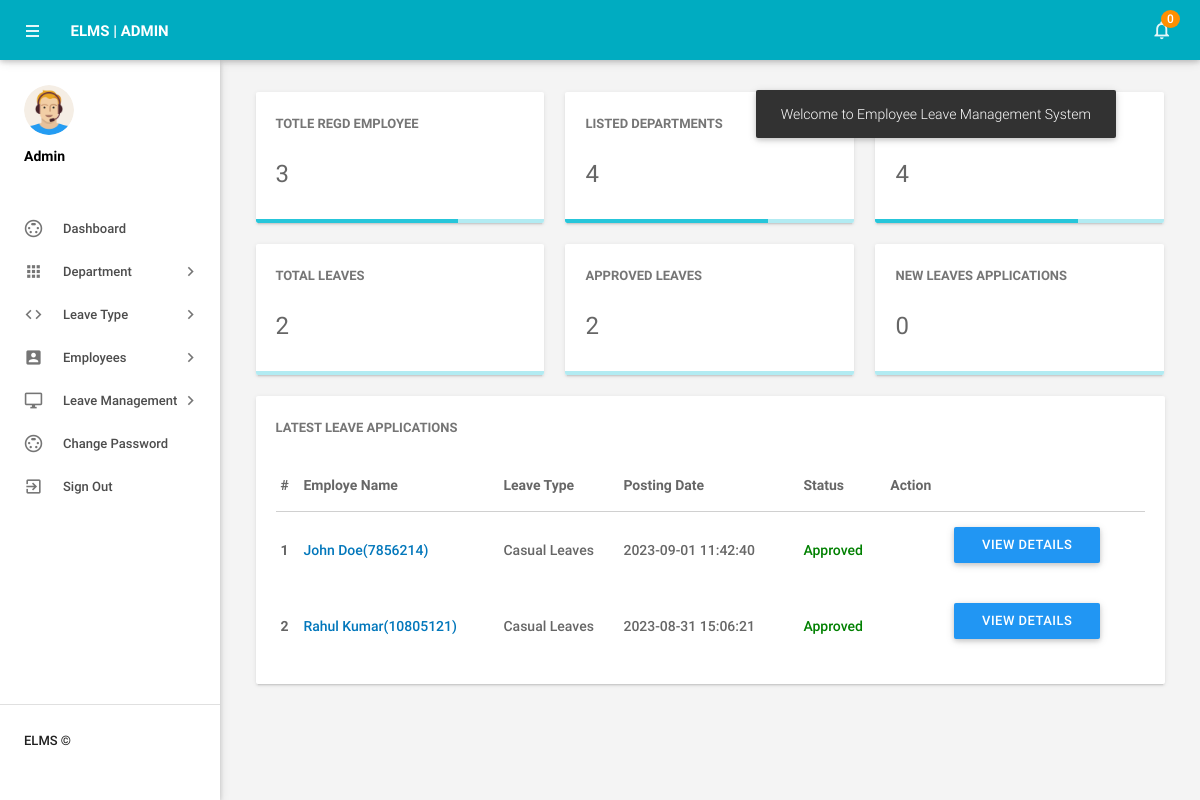
/admin/dashboard.php (signed in), run on an earlier commit of the app's database.
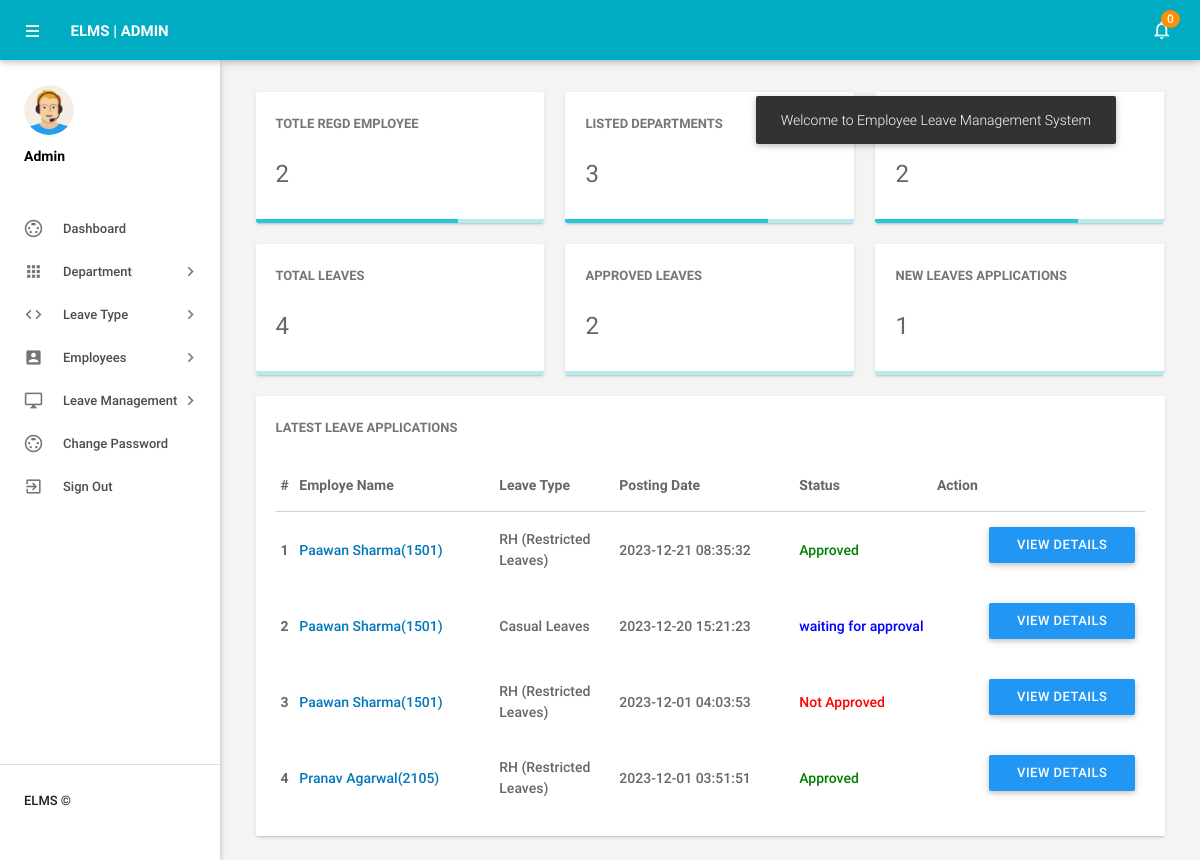
And on a later commit of the database.
### tables this page shows
CREATE TABLE `tblleaves` (
  `id` int(11) NOT NULL,
  `LeaveType` varchar(110) DEFAULT NULL,
  `ToDate` varchar(120) DEFAULT NULL,
  `FromDate` varchar(120) DEFAULT NULL,
  `Description` mediumtext DEFAULT NULL,
  `PostingDate` timestamp NULL DEFAULT current_timestamp(),
  `AdminRemark` mediumtext DEFAULT NULL,
  `AdminRemarkDate` varchar(120) DEFAULT NULL,
  `Status` int(1) DEFAULT NULL,
  `IsRead` int(1) DEFAULT NULL,
  `empid` int(11) DEFAULT NULL
);

CREATE TABLE `tblemployees` (
  `id` int(11) NOT NULL,
  `EmpId` varchar(100) NOT NULL,
  `FirstName` varchar(150) DEFAULT NULL,
  `LastName` varchar(150) DEFAULT NULL,
  `EmailId` varchar(200) DEFAULT NULL,
  `Password` varchar(180) DEFAULT NULL,
  `Gender` varchar(100) DEFAULT NULL,
  `Dob` varchar(100) DEFAULT NULL,
  `Department` varchar(255) DEFAULT NULL,
  `Address` varchar(255) DEFAULT NULL,
  `City` varchar(200) DEFAULT NULL,
  `Country` varchar(150) DEFAULT NULL,
  `Phonenumber` char(11) DEFAULT NULL,
  `Status` int(1) DEFAULT NULL,
  `RegDate` timestamp NULL DEFAULT current_timestamp()
);

### admin/dashboard.php (the view, shortened to what the changed rows need)
<?php
include('includes/config.php');
if(strlen($_SESSION['alogin'])==0)
    {
header('location:index.php');
}
else{
?>
<!DOCTYPE html>
<html lang="en">
    <head>
        <link type="text/css" rel="stylesheet" href="../assets/plugins/materialize/css/materialize.min.css"/>
        <link href="../assets/plugins/metrojs/MetroJs.min.css" rel="stylesheet">
        <link href="../assets/plugins/weather-icons-master/css/weather-icons.min.css" rel="stylesheet">
        <link href="../assets/css/alpha.min.css" rel="stylesheet" type="text/css"/>
        <link href="../assets/css/custom.css" rel="stylesheet" type="text/css"/>
    </head>
    <body>
           <?php include('includes/header.php');?>
       <?php include('includes/sidebar.php');?>
            <main class="mn-inner">
                <div class="">
                    <div class="row no-m-t no-m-b">
                        <a href="manageemployee.php" target="blank">
                    <div class="col s12 m12 l4">
                        <div class="card stats-card">
                            <div class="card-content">
                                <span class="card-title">Totle Regd Employee</span>
                                <span class="stats-counter">
<?php
$sql = "SELECT id from tblemployees";
$query = $dbh -> prepare($sql);
$query->execute();
$empcount=$query->rowCount();
?>
                                    <span class="counter"><?php echo htmlentities($empcount);?></span></span>
                            </div>
                           <div class="progress stats-card-progress">
                                <div class="determinate" style="width: 70%"></div>
                            </div>
                        </div>
                    </div></a>
                           <a href="managedepartments.php" target="blank">
                        <div class="col s12 m12 l4">
                        <div class="card stats-card">
                            <div class="card-content">
                                <span class="card-title">Listed Departments </span>
    <?php
$sql = "SELECT id from tbldepartments";
$query = $dbh -> prepare($sql);
$query->execute();
$dptcount=$query->rowCount();
?>
                                <span class="stats-counter"><span class="counter"><?php echo htmlentities($dptcount);?></span></span>
                            </div>
                             <div class="progress stats-card-progress">
                                <div class="determinate" style="width: 70%"></div>
                            </div>
                        </div>
                    </div></a>
                      <a href="manageleavetype.php" target="blank">
                    <div class="col s12 m12 l4">
                        <div class="card stats-card">
                            <div class="card-content">
                                <span class="card-title">Listed leave Type</span>
                                    <?php
$sql = "SELECT id from  tblleavetype";
$query = $dbh -> prepare($sql);
$query->execute();
$leavtypcount=$query->rowCount();
?>
                                <span class="stats-counter"><span class="counter"><?php echo htmlentities($leavtypcount);?></span></span>
                            </div>
                            <div class="progress stats-card-progress">
                                <div class="determinate" style="width: 70%"></div>
                            </div>
                        </div>
                    </div></a>
                    <a href="leaves.php" target="blank">
                    <div class="col s12 m12 l4">
                        <div class="card stats-card">
                            <div class="card-content">
                                <span class="card-title">Total Leaves</span>
                                    <?php
$sql = "SELECT id from  tblleaves";
$query = $dbh -> prepare($sql);
$query->execute();
$totalleaves=$query->rowCount();
?>
                                <span class="stats-counter"><span class="counter"><?php echo htmlentities($totalleaves);?></span></span>
                            </div>
                            <div class="progress stats-card-progress">
                            </div>
                        </div>
                    </div></a>
     <a href="approvedleave-history.php" target="blank">
                    <div class="col s12 m12 l4">
                        <div class="card stats-card">
                            <div class="card-content">
                                <span class="card-title">Approved Leaves</span>
                                    <?php
$sql = "SELECT id from  tblleaves where Status=1";
$query = $dbh -> prepare($sql);
$query->execute();
$approvedleaves=$query->rowCount();
?>
                                <span class="stats-counter"><span class="counter"><?php echo htmlentities($approvedleaves);?></span></span>
                            </div>
                            <div class="progress stats-card-progress">
                            </div>
                        </div>
                    </div></a>
     <a href="pending-leavehistory.php" target="blank">
                    <div class="col s12 m12 l4">
                        <div class="card stats-card">
                            <div class="card-content">
                                <span class="card-title">New Leaves Applications</span>
                                    <?php
$sql = "SELECT id from  tblleaves where Status=0";
$query = $dbh -> prepare($sql);
$query->execute();
$approvedleaves=$query->rowCount();
?>
                                <span class="stats-counter"><span class="counter"><?php echo htmlentities($approvedleaves);?></span></span>
                            </div>
                            <div class="progress stats-card-progress">
                            </div>
                        </div>
                    </div></a>
                </div>
                    <div class="row no-m-t no-m-b">
                        <div class="col s15 m12 l12">
                            <div class="card invoices-card">
                                <div class="card-content">
                                    <span class="card-title">Latest Leave Applications</span>
                             <table id="example" class="display responsive-table ">
                                    <thead>
                                        <tr>
                                            <th>#</th>
                                            <th width="200">Employe Name</th>
                                            <th width="120">Leave Type</th>
                                             <th width="180">Posting Date</th>
                                            <th>Status</th>
                                            <th align="center">Action</th>
                                        </tr>
                                    </thead>
                                    <tbody>
<?php $sql = "SELECT tblleaves.id as lid,tblemployees.FirstName,tblemployees.LastName,tblemployees.EmpId,tblemployees.id,tblleaves.LeaveType,tblleaves.PostingDate,tblleaves.Status from tblleaves join tblemployees on tblleaves.empid=tblemployees.id order by lid desc limit 6";
$query = $dbh -> prepare($sql);
$query->execute();
$results=$query->fetchAll(PDO::FETCH_OBJ);
$cnt=1;
if($query->rowCount() > 0)
{
foreach($results as $result)
{
      ?>
                                        <tr>
                                            <td> <b><?php echo htmlentities($cnt);?></b></td>
                                              <td><a href="editemployee.php?empid=<?php echo htmlentities($result->id);?>" target="_blank"><?php echo htmlentities($result->FirstName." ".$result->LastName);?>(<?php echo htmlentities($result->EmpId);?>)</a></td>
                                            <td><?php echo htmlentities($result->LeaveType);?></td>
                                            <td><?php echo htmlentities($result->PostingDate);?></td>
                                                                       <td><?php $stats=$result->Status;
if($stats==1){
                                             ?>
                                                 <span style="color: green">Approved</span>
                                                 <?php } if($stats==2)  { ?>
                                                <span style="color: red">Not Approved</span>
                                                 <?php } if($stats==0)  { ?>
 <span style="color: blue">waiting for approval</span>
 <?php } ?>
                                             </td>
          <td>
           <td><a href="leave-details.php?leaveid=<?php echo htmlentities($result->lid);?>" class="waves-effect waves-light btn blue m-b-xs"  > View Details</a></td>
                                    </tr>
                                         <?php $cnt++;} }?>
                                    </tbody>
                                </table>
                                </div>
                            </div>
                        </div>
                    </div>
                </div>
            </main>
        </div>
    </body>
</html>
<?php } ?>

What changed in the data, as far as the page shows it:
removed tblleaves: tblemployees.FirstName+LastName "John Doe", tblemployees.EmpId "7856214", LeaveType "Casual Leaves", PostingDate "2023-09-01 11:42:40", Status "Approved"
removed tblleaves: tblemployees.FirstName+LastName "Rahul Kumar", tblemployees.EmpId "10805121", LeaveType "Casual Leaves", PostingDate "2023-08-31 15:06:21", Status "Approved"
added tblleaves: tblemployees.FirstName+LastName "Paawan Sharma", tblemployees.EmpId "1501", LeaveType "RH (Restricted Leaves)", PostingDate "2023-12-21 08:35:32", Status "Approved"
added tblleaves: tblemployees.FirstName+LastName "Paawan Sharma", tblemployees.EmpId "1501", LeaveType "Casual Leaves", PostingDate "2023-12-20 15:21:23", Status "waiting for approval"
added tblleaves: tblemployees.FirstName+LastName "Paawan Sharma", tblemployees.EmpId "1501", LeaveType "RH (Restricted Leaves)", PostingDate "2023-12-01 04:03:53", Status "Not Approved"
added tblleaves: tblemployees.FirstName+LastName "Pranav Agarwal", tblemployees.EmpId "2105", LeaveType "RH (Restricted Leaves)", PostingDate "2023-12-01 03:51:51", Status "Approved"
Also different on the page:
$empcount: "3" → "2"
$dptcount: "4" → "3"
$leavtypcount: "4" → "2"
$totalleaves: "2" → "4"
$approvedleaves: "0" → "1"
